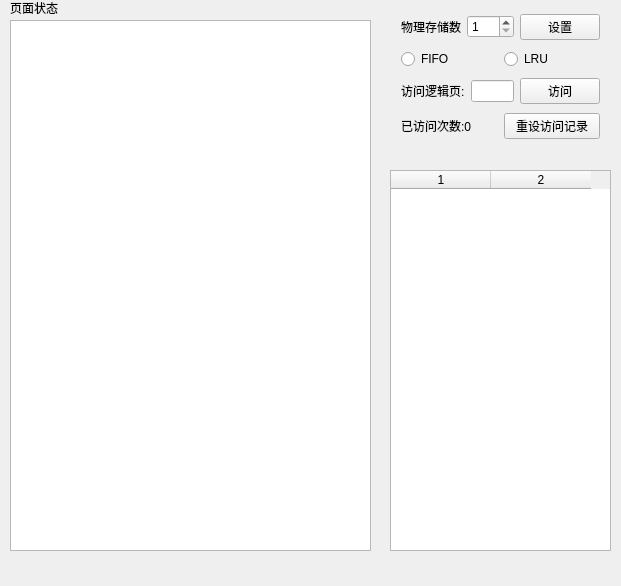
<?xml version="1.0" encoding="UTF-8"?>
<ui version="4.0">
 <class>MainWindow</class>
 <widget class="QMainWindow" name="MainWindow">
  <property name="geometry">
   <rect>
    <x>0</x>
    <y>0</y>
    <width>621</width>
    <height>586</height>
   </rect>
  </property>
  <property name="windowTitle">
   <string>虚拟内存管理</string>
  </property>
  <widget class="QWidget" name="centralWidget">
   <widget class="QLabel" name="label_3">
    <property name="geometry">
     <rect>
      <x>10</x>
      <y>0</y>
      <width>60</width>
      <height>16</height>
     </rect>
    </property>
    <property name="text">
     <string>页面状态</string>
    </property>
   </widget>
   <widget class="QTableWidget" name="history">
    <property name="geometry">
     <rect>
      <x>390</x>
      <y>170</y>
      <width>221</width>
      <height>381</height>
     </rect>
    </property>
    <property name="columnCount">
     <number>2</number>
    </property>
    <column/>
    <column/>
   </widget>
   <widget class="QWidget" name="layoutWidget">
    <property name="geometry">
     <rect>
      <x>390</x>
      <y>0</y>
      <width>221</width>
      <height>153</height>
     </rect>
    </property>
    <layout class="QVBoxLayout" name="verticalLayout">
     <item>
      <layout class="QHBoxLayout" name="horizontalLayout">
       <item>
        <widget class="QLabel" name="label">
         <property name="text">
          <string>物理存储数</string>
         </property>
        </widget>
       </item>
       <item>
        <widget class="QSpinBox" name="pageNum">
         <property name="minimum">
          <number>1</number>
         </property>
         <property name="maximum">
          <number>6</number>
         </property>
        </widget>
       </item>
       <item>
        <widget class="QPushButton" name="setPageNum">
         <property name="text">
          <string>设置</string>
         </property>
        </widget>
       </item>
      </layout>
     </item>
     <item>
      <layout class="QHBoxLayout" name="horizontalLayout_4">
       <item>
        <widget class="QRadioButton" name="FIFO">
         <property name="text">
          <string>FIFO</string>
         </property>
        </widget>
       </item>
       <item>
        <widget class="QRadioButton" name="LRU">
         <property name="text">
          <string>LRU</string>
         </property>
        </widget>
       </item>
      </layout>
     </item>
     <item>
      <layout class="QHBoxLayout" name="horizontalLayout_2">
       <item>
        <widget class="QLabel" name="label_2">
         <property name="text">
          <string>访问逻辑页:</string>
         </property>
        </widget>
       </item>
       <item>
        <widget class="QLineEdit" name="wantedPage"/>
       </item>
       <item>
        <widget class="QPushButton" name="requestPage">
         <property name="text">
          <string>访问</string>
         </property>
        </widget>
       </item>
      </layout>
     </item>
     <item>
      <layout class="QHBoxLayout" name="horizontalLayout_3">
       <item>
        <widget class="QLabel" name="requestNum">
         <property name="text">
          <string>已访问次数:0</string>
         </property>
        </widget>
       </item>
       <item>
        <widget class="QPushButton" name="resetHistory">
         <property name="text">
          <string>重设访问记录</string>
         </property>
        </widget>
       </item>
      </layout>
     </item>
    </layout>
   </widget>
   <widget class="QGraphicsView" name="graphicsView">
    <property name="geometry">
     <rect>
      <x>10</x>
      <y>20</y>
      <width>361</width>
      <height>531</height>
     </rect>
    </property>
   </widget>
  </widget>
  <widget class="QMenuBar" name="menuBar">
   <property name="geometry">
    <rect>
     <x>0</x>
     <y>0</y>
     <width>621</width>
     <height>22</height>
    </rect>
   </property>
  </widget>
 </widget>
 <layoutdefault spacing="6" margin="11"/>
 <resources/>
 <connections/>
</ui>
